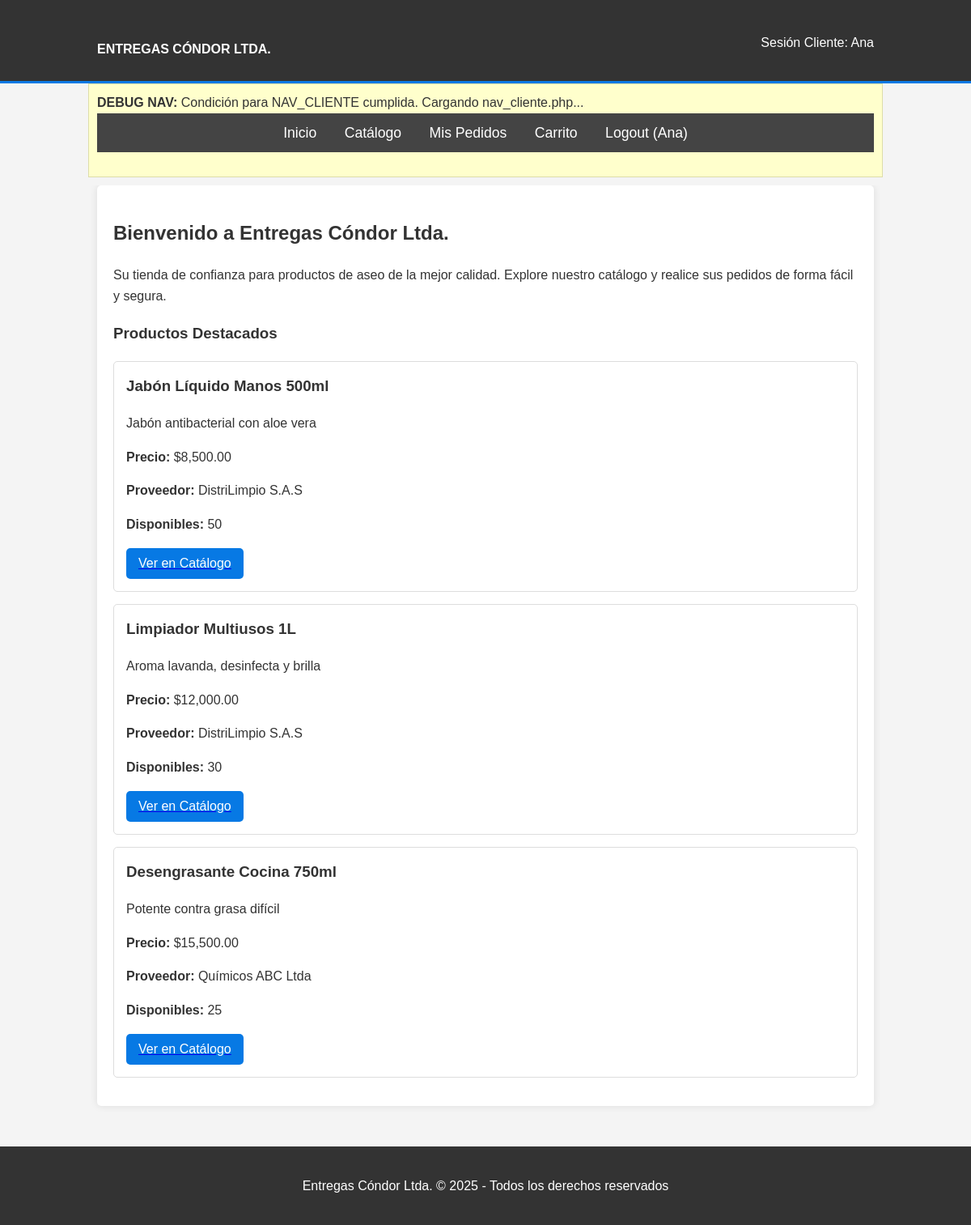
/ (signed in), run on the app's committed database.
### tables this page shows
CREATE TABLE `producto` (
  `id_producto` int(11) NOT NULL,
  `nombre_producto` varchar(120) NOT NULL,
  `descripcion` text DEFAULT NULL,
  `precio` decimal(10,2) NOT NULL,
  `id_proveedor` int(11) NOT NULL,
  `fecha_creacion` datetime DEFAULT current_timestamp()
);

CREATE TABLE `proveedor` (
  `id_proveedor` int(11) NOT NULL,
  `nombre_proveedor` varchar(120) NOT NULL,
  `contacto` varchar(100) DEFAULT NULL,
  `telefono` varchar(20) DEFAULT NULL,
  `direccion` varchar(200) DEFAULT NULL,
  `fecha_creacion` datetime DEFAULT current_timestamp()
);

CREATE TABLE `inventario` (
  `id_producto` int(11) NOT NULL,
  `cantidad_disponible` int(11) NOT NULL DEFAULT 0,
  `fecha_actualizacion` datetime DEFAULT current_timestamp() ON UPDATE current_timestamp()
);

### index.php (the view, shortened to what this page needs)
<?php
require_once __DIR__ . '/includes/header.php';
echo "<div class='container' style='background-color: #ffc; border: 1px solid #dda; padding: 10px; margin-bottom:10px;'><strong>DEBUG NAV:</strong> ";
if (isset($_SESSION['admin_logged_in']) && $_SESSION['admin_logged_in'] === true) {
    echo "Condición para NAV_ADMIN cumplida. Cargando nav_admin.php...";
    require_once __DIR__ . '/includes/nav_admin.php';
} elseif (isset($_SESSION['cliente_id'])) {
    echo "Condición para NAV_CLIENTE cumplida. Cargando nav_cliente.php...";
    require_once __DIR__ . '/includes/nav_cliente.php';
} else {
    echo "Ninguna condición de sesión cumplida (ni admin, ni cliente). Cargando nav_visitante.php...";
    require_once __DIR__ . '/includes/nav_visitante.php';
}
echo "</div>";
?>
<div class="container">
    <div class="main-content">
        <h2>Bienvenido a Entregas Cóndor Ltda.</h2>
        <p>Su tienda de confianza para productos de aseo de la mejor calidad. Explore nuestro catálogo y realice sus pedidos de forma fácil y segura.</p>
        <h3>Productos Destacados</h3>
        <div class="product-list">
            <?php
            try {
                $stmt = $pdo->query("SELECT
                                        p.id_producto, p.nombre_producto, p.descripcion, p.precio,
                                        pr.nombre_proveedor,
                                        i.cantidad_disponible
                                    FROM Producto p
                                    JOIN Proveedor pr ON p.id_proveedor = pr.id_proveedor
                                    LEFT JOIN Inventario i ON p.id_producto = i.id_producto
                                    WHERE (i.cantidad_disponible IS NULL OR i.cantidad_disponible > 0)
                                    ORDER BY p.fecha_creacion DESC
                                    LIMIT 3");
                $productos_destacados = $stmt->fetchAll(PDO::FETCH_ASSOC);
                if ($productos_destacados) {
                    foreach ($productos_destacados as $producto) {
                        echo "<div class='product-item'>";
                        echo "<h3>" . htmlspecialchars($producto['nombre_producto']) . "</h3>";
                        echo "<p>" . nl2br(htmlspecialchars($producto['descripcion'] ?? 'Sin descripción.')) . "</p>";
                        echo "<p><strong>Precio:</strong> $" . htmlspecialchars(number_format($producto['precio'], 2)) . "</p>";
                        echo "<p><strong>Proveedor:</strong> " . htmlspecialchars($producto['nombre_proveedor']) . "</p>";
                        echo "<p><strong>Disponibles:</strong> " . htmlspecialchars($producto['cantidad_disponible'] ?? 'Consultar') . "</p>";
                        echo "<a href='" . obtener_url_base() . "catalogo.php#producto-" . htmlspecialchars($producto['id_producto']) . "'><button>Ver en Catálogo</button></a>";
                        echo "</div>";
                    }
                } else {
                    echo "<p>No hay productos destacados en este momento.</p>";
                }
            } catch (PDOException $e) {
                echo "<p class='error'>Error al cargar productos destacados.</p>";
                 error_log("Error PDO en index.php (productos destacados): " . $e->getMessage());
            }
            ?>
        </div>
    </div>
</div>
<?php
require_once __DIR__ . '/includes/footer.php';
?>

### css/style.css (style rules this page uses)
body { font-family: Arial, sans-serif; line-height: 1.6; margin: 0; padding: 0; background-color: #f4f4f4; color: #333; }
.container { width: 80%; margin: auto; overflow: hidden; padding: 0 20px; }
h1, h2, h3 { color: #333; }
.main-content { padding: 20px; background: #fff; margin-bottom: 20px; border-radius: 5px; box-shadow: 0 0 10px rgba(0,0,0,0.1); }
button, input[type="submit"] { display: block; background-color: #0779e4; color: white; padding: 10px 15px; border: none; border-radius: 5px; cursor: pointer; font-size: 16px; margin-top: 10px; }
.product-item { border: 1px solid #ddd; padding: 15px; margin-bottom: 15px; border-radius: 5px; background-color: #fff; }
.product-item h3 { margin-top: 0; }

### data on the page
producto: nombre_producto "Jabón Líquido Manos 500ml", descripcion "Jabón antibacterial con aloe vera", precio "8,500.00", id_proveedor.nombre_proveedor "DistriLimpio S.A.S", inventario.cantidad_disponible "50"
producto: nombre_producto "Limpiador Multiusos 1L", descripcion "Aroma lavanda, desinfecta y brilla", precio "12,000.00", id_proveedor.nombre_proveedor "DistriLimpio S.A.S", inventario.cantidad_disponible "30"
producto: nombre_producto "Desengrasante Cocina 750ml", descripcion "Potente contra grasa difícil", precio "15,500.00", id_proveedor.nombre_proveedor "Químicos ABC Ltda", inventario.cantidad_disponible "25"

### other printed values
$_SESSION['cliente_nombre'] "Ana"
